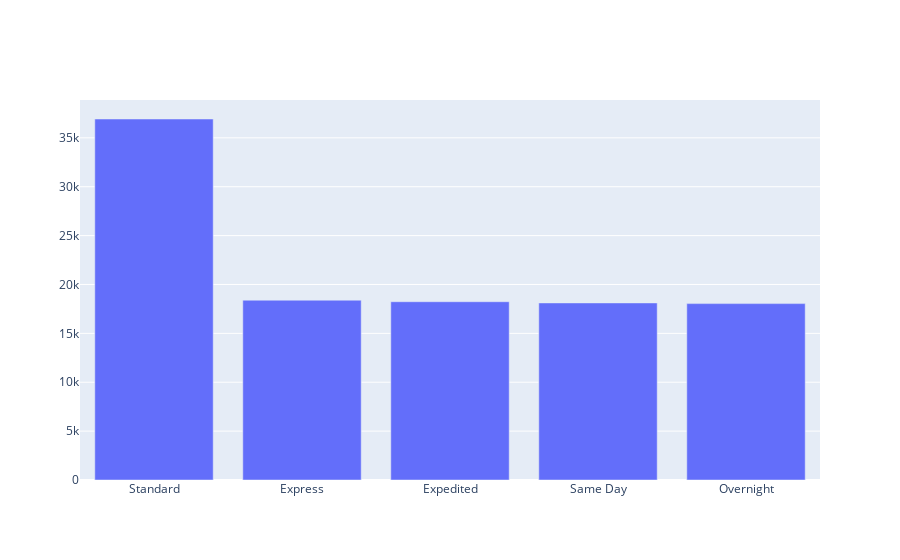

Here is the notebook cell this chart was saved with:
### Code cell
#orders by shipping type
shipping_type = df.groupby('Shipping Type')['Quantity'].sum().sort_values(ascending=False)
shipping_type
fig = go.Figure()
fig.add_trace(go.Bar(
    x=shipping_type.index,
    y=shipping_type.values,
    name='Quantity by Shipping Type'))

### Figure 1 — Plotly figure (JSON) as saved in the notebook; plotly's stock layout.template omitted (floating-point values rounded to 4 significant figures)
{"data": [{"name": "Quantity by Shipping Type", "type": "bar", "x": ["Standard", "Express", "Expedited", "Same Day", "Overnight"], "y": [36927, 18393, 18236, 18113, 18042]}], "layout": {}}
